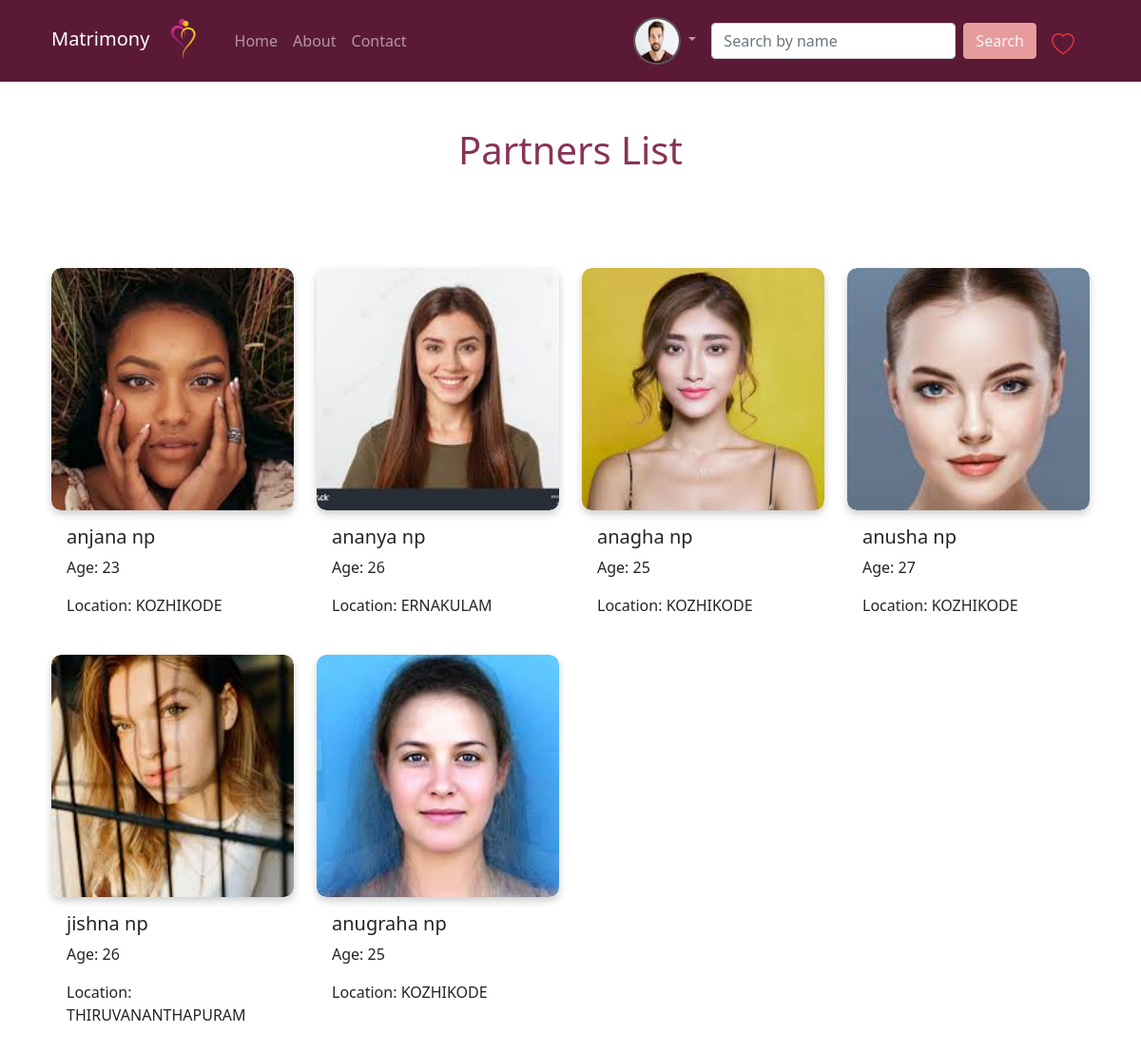
Screenshot of /user/search/ (signed in) with the database file from the repository.
### account/models.py (models this page shows, shortened)
class User(AbstractUser):
    GENDER_CHOICES = (
        ('MALE', 'Male'),
        ('FEMALE', 'Female'),
        ('OTHERS', 'Other'),
    )
    EXPERTISE_CHOICES = (
        ('BEGINNER', 'Beginner'),
        ('IINTERMEDIATE', 'Intermediate'),
        ('EXPERT', 'Expert'),
    )
    INTERESTS_CHOICES = (
        ('READING', 'Reading'),
        ('WRITING', 'Writing'),
        ('MUSIC', 'Music'),
        ('OTHERS', 'Others'),
    )
    HOBBIES_CHOICES = (
        ('DANCE', 'Dance'),
        ('TRAVEL', 'Travel'),
        ('FOOTBALL', 'Football'),
        ('CRICKET', 'Cricket'),
        ('OTHER', 'Other_activities'),
    )
    profile_photo = models.ImageField(
        upload_to='profile_photos/',
        blank=True,
        verbose_name='Profile photo'
    )
    date_of_birth = models.DateField(
        null=True,
        blank=False,
        verbose_name='Date of birth'
    )
    gender = models.CharField(
        max_length=10,
        choices=GENDER_CHOICES,
        blank=False,
        verbose_name='Gender',
        default='MALE'
    )
    phone_number = models.CharField(
        max_length=15,
        unique=True,
        blank=True,
        null=True,
        verbose_name='Phone number'
    )
    age = models.PositiveIntegerField(null=True, blank=True)
    hobbies = models.TextField(max_length=255, blank=False)
    interests = models.TextField(max_length=255, blank=False)
    smoking_status = models.CharField(max_length=20,default='Non-smoker', choices=[('Non-smoker', 'Non-smoker'),('Smoker', 'Smoker'),('Occasional', 'Occasional'),])
    drinking_status = models.CharField(max_length=20,default='Non-drinker', choices=[('Non-drinker', 'Non-drinker'),('Drinker', 'Drinker'),('Occasional', 'Occasional'),])
    qualification = models.CharField(max_length=255, blank=False
                                     ,choices=[('SSLC', 'SSLC'), ('PLUSTWO', 'PLUSTWO'), ('BACHELOR', 'BACHELOR'), ('MASTERS', 'MASTERS'), ('PHD', 'PHD')]
)
    company_name = models.CharField(max_length=255, blank=True)
    designation = models.CharField(max_length=255, blank=True)
    location = models.CharField(max_length=255, blank=True)
    job_title = models.CharField(max_length=255, blank=True)
    expertise = models.CharField(
        max_length=100,
        choices=EXPERTISE_CHOICES,
        blank=True,
        verbose_name='Expertise',
        default=''
    )

### user/models.py (models this page shows, shortened)
class PersonalDetails(models.Model):
    user=models.OneToOneField(User,on_delete=models.CASCADE,related_name='personaldetails')
    fathers_name = models.CharField(max_length=255, blank=False,default='Unknown')
    fathers_job = models.CharField(max_length=255, blank=False,default='sales')
    mothers_name = models.CharField(max_length=255, blank=False,default='Unknown')
    mothers_job = models.CharField(max_length=255, blank=False,default='sales')
    siblings = models.PositiveIntegerField(default=0)
    income = models.PositiveIntegerField( blank=False,default=0)
    height = models.PositiveIntegerField( blank=False,default=0)
    weight = models.PositiveIntegerField(blank=False,default=0)
    caste = models.CharField(max_length=255, blank=False)
    religion = models.CharField(max_length=255, blank=False)
    horriscope = models.FileField(upload_to='horoscopes/')
    permanent_address=models.TextField(default='Unknown')
    present_address=models.TextField(default='Unknown')
    country=models.CharField(
        max_length=10,
        blank=False,
        verbose_name='country',
        default='NONE',
        choices=[('INDIA','India')]
    )
    state=models.CharField(
        max_length=100,
        blank=False,
        verbose_name='state',
        default='NONE',
        choices=[('KERALA','Kerala'),('TAMILNADU','Tamilnadu')]
    )
    district=models.CharField(
        max_length=100,
        blank=False,
        verbose_name='district',
        default='NONE',
        choices=[('WAYANAD','Wayanad'),('THRISSUR','Thrissur'),('THIRUVANANTHAPURAM','Thiruvananthapuram'),('PATHANAMTHITTA','Pathanamthitta')
                 ,('PALAKKAD','Palakkad'),('MALAPPURAM','Malappuram'),('KOTTAYAM','Kottayam'),('KOLLAM','Kollam')
                 ,('KOZHIKODE','Kozhikode'),('KASARKODE','Kasarkode'),('IDUKKI','Idukki'),('ERNAKULAM','Ernakulam'),('ALAPPUZHA','Alappuzha')]
    )
    caste = models.CharField( max_length=100,choices=[ ('Brahmin', 'Brahmin'), ('Kshatriya', 'Kshatriya'), ('Vaishya', 'Vaishya'),
    ('Shudra', 'Shudra'), ('Dalit', 'Dalit'), ('Koli', 'Koli'), ('Gujar', 'Gujar'),
    ('Lodhi', 'Lodhi'), (' Yadav', 'Yadav'), ('Jat', 'Jat') ,('Others','Others')]
    )
    religion = models.CharField(max_length=100,choices=[ ('Christianity', 'Christianity'), ('Islam', 'Islam'), ('Hinduism', 'Hinduism'),
    ('Buddhism', 'Buddhism'), ('Sikhism', 'Sikhism'), ('Judaism', 'Judaism'), ('Baha’i', 'Baha’i'), ('Jainism', 'Jainism'),
    ('Shintoism', 'Shintoism'), ('Cao Dai', 'Cao Dai'),('Others','Others')])

### user/views.py (the view)
# urls.py: path('search/', partner_search_view, name='partner_search'),
@login_required
def partner_search_view(request):
    name_query = request.GET.get('name', '').strip()
    age_query = request.GET.get('age', '').strip()
    district_query = request.GET.get('district', '').strip()
    user = request.user
    try:
        partner_preference = user.partner_preference  # Use the correct related name
        profiles = User.objects.filter(
            age__gte=partner_preference.age_min,
            age__lte=partner_preference.age_max,
            personaldetails__caste=partner_preference.caste,
            personaldetails__religion=partner_preference.religion,
            personaldetails__height__gte=partner_preference.height_min,
            personaldetails__height__lte=partner_preference.height_max,
            personaldetails__weight__gte=partner_preference.weight_min,
            personaldetails__weight__lte=partner_preference.weight_max,
            personaldetails__income__gte=partner_preference.income_min,
            personaldetails__income__lte=partner_preference.income_max,
            gender=partner_preference.gender,
            qualification=partner_preference.qualification
        ).exclude(id=user.id).select_related('personaldetails').prefetch_related('personaldetails')
        if name_query:
            profiles = profiles.filter(
                Q(first_name__icontains=name_query) |
                Q(last_name__icontains=name_query)
            )
        if age_query:
            try:
                age_value = int(age_query)
                profiles = profiles.filter(age=age_value)
            except ValueError:
                profiles = profiles.none()
        if district_query:
            profiles = profiles.filter(
                personaldetails__district__icontains=district_query
            )
        return render(request, 'search_results.html', {'profiles': profiles, 'search_query': request.GET})
    except PartnerPreferance.DoesNotExist:
        return render(request, 'search_results.html', {'profiles': User.objects.none(), 'search_query': request.GET})

### user/templates/search_results.html (shortened to what this page needs)
{% extends 'usernav/shared/navbar.html' %}
{% block content %}
<h1 class="text-center my-5" style="color: rgb(136, 51, 86);">Partners List</h1>
{% if profiles %}
<div class="container " style="margin-top:100px">
    <div class="row">
        {% for profile in profiles %}
        <div class="col-md-3 col-sm-6 mb-4">
            <a href="{% url 'user:partner_profile' profile.id %}" class="profile-photo-container">
                <div class="profile-photo-container">
                    {% if profile.profile_photo %}
                    <img src="{{ profile.profile_photo.url }}" alt="{{ profile.get_full_name }}">
                    {% endif %}
            </div>
            </a>
            <div class="card-body">
                <h5 class="card-title">{{ profile.get_full_name }}</h5>
                <p class="card-text">Age: {{ profile.age }}</p>
                <p class="card-text">Location: {{ profile.personaldetails.district }}</p>
            </div>
        </div>
        {% endfor %}
    </div>
</div>
{% else %}
<div class="container mt-5">
    <h1 class="text-center">No profiles found.</h1>
</div>
{% endif %}
<link href="https://stackpath.bootstrapcdn.com/bootstrap/5.1.3/css/bootstrap.min.css" rel="stylesheet">
{% endblock %}

### user/templates/usernav/shared/navbar.html (shortened to what this page needs)
{% load static %}
<!doctype html>
<html lang="en">
<head>
    <link href="https://cdn.jsdelivr.net/npm/bootstrap@5.3.2/dist/css/bootstrap.min.css" rel="stylesheet"
 />
    <link rel="stylesheet" href="https://cdn.jsdelivr.net/npm/bootstrap-icons@1.10.5/font/bootstrap-icons.css">
</head>
<body>
    <header>
            <nav class="navbar navbar-expand-sm navbar-dark " style="background-color: rgb(90, 26, 53);">
                <div class="container">
                    <a class="navbar-brand" href="#">Matrimony
                        <img src="{% static 'images/logo.png' %}" alt="" width="60" height="60">
                    </a>
                    <div class="collapse navbar-collapse" id="collapsibleNavId">
                        <ul class="navbar-nav me-auto mt-2 mt-lg-0">
                            <li class="nav-item mnav">
                                <a class="nav-link" href="{% url 'user:matrimonyhome' %}">Home</a>
                            </li>
                            <li class="nav-item mnav">
                                <a class="nav-link" href="{% url 'user:about' %}">About</a>
                            </li>
                            <li class="nav-item mnav">
                                <a class="nav-link" href="#">Contact</a>
                            </li>
                        </ul>
                        {% if user.is_authenticated %}
                        <ul class="navbar-nav ms-auto mt-2 mt-lg-0 me-2" >
                            <li class="nav-item dropdown">
                                <a class="nav-link dropdown-toggle" href="#" role="button" data-bs-toggle="dropdown" aria-expanded="false">
                                    <img src="{{user.profile_photo.url }}" alt="Profile Photo" width="50" height="50" style="border-radius: 25px;border: 2px solid rgb(90, 89, 86);" class="">
                                </a>
                              </li>
                        </ul>
                        {% endif %}
                        <form class="d-flex my-2 my-lg-0" method="get" action="{% url 'user:partner_search' %}">
                            <input class="form-control me-sm-2" type="text" name="name" placeholder="Search by name" />
                            <button class="btn my-2 my-sm-0" style="color: rgb(246, 245, 245); background-color: rgb(230, 156, 156); border-color: rgb(230, 156, 156);" type="submit">
                                Search
                            </button>
                        </form>
                        {% if user.is_authenticated %}
                        <li class="nav-item mt-2 fs-4 mx-3  " style="list-style: none;">
                            <a href="{% url 'user:favorites' %}">
                                <i class="bi bi-heart text-danger" ></i>
                            </a>
                        </li>
                        {% endif %}
                    </div>
                </div>
            </nav>
    </header>
    <main>
        {% block content %}
        {% endblock content %}
    </main>
</body>
</html>

### user/templates/search_results.html (style rules this page uses)
.profile-photo-container { position: relative; width: 100%; padding-top: 100%; overflow: hidden; border-radius: 10px; box-shadow: 0 4px 8px rgba(0, 0, 0, 0.2); }
.profile-photo-container img { position: absolute; top: 0; left: 0; width: 100%; height: 100%; object-fit: cover; transition: filter 0.3s ease, transform 0.3s ease; border-radius: 10px; }

### rows the page displays
User: profile_photo (picture)
User: profile_photo (picture), get_full_name "anjana np", age "23", personaldetails.district "KOZHIKODE"
User: profile_photo (picture), get_full_name "ananya np", age "26", personaldetails.district "ERNAKULAM"
User: profile_photo (picture), get_full_name "anagha np", age "25", personaldetails.district "KOZHIKODE"
User: profile_photo (picture), get_full_name "anusha np", age "27", personaldetails.district "KOZHIKODE"
User: profile_photo (picture), get_full_name "jishna np", age "26", personaldetails.district "THIRUVANANTHAPURAM"
User: profile_photo (picture), get_full_name "anugraha np", age "25", personaldetails.district "KOZHIKODE"
